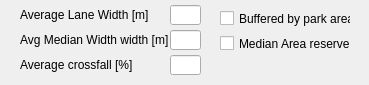
                  <widget class="QWidget" name="highway_info_wdg" native="true">
                   <property name="sizePolicy">
                    <sizepolicy hsizetype="Preferred" vsizetype="Preferred">
                     <horstretch>0</horstretch>
                     <verstretch>0</verstretch>
                    </sizepolicy>
                   </property>
                   <property name="minimumSize">
                    <size>
                     <width>369</width>
                     <height>85</height>
                    </size>
                   </property>
                   <property name="maximumSize">
                    <size>
                     <width>16777215</width>
                     <height>100</height>
                    </size>
                   </property>
                   <widget class="QLabel" name="w_highwaylane_lbl">
                    <property name="geometry">
                     <rect>
                      <x>20</x>
                      <y>5</y>
                      <width>140</width>
                      <height>20</height>
                     </rect>
                    </property>
                    <property name="text">
                     <string>Average Lane Width [m]</string>
                    </property>
                   </widget>
                   <widget class="QLineEdit" name="w_highwaylane_box">
                    <property name="geometry">
                     <rect>
                      <x>170</x>
                      <y>5</y>
                      <width>31</width>
                      <height>20</height>
                     </rect>
                    </property>
                    <property name="text">
                     <string/>
                    </property>
                   </widget>
                   <widget class="QLineEdit" name="highway_crossfall_box">
                    <property name="geometry">
                     <rect>
                      <x>170</x>
                      <y>55</y>
                      <width>31</width>
                      <height>20</height>
                     </rect>
                    </property>
                    <property name="text">
                     <string/>
                    </property>
                   </widget>
                   <widget class="QLabel" name="highway_crossfall_lbl">
                    <property name="geometry">
                     <rect>
                      <x>20</x>
                      <y>55</y>
                      <width>140</width>
                      <height>20</height>
                     </rect>
                    </property>
                    <property name="text">
                     <string>Average crossfall [%]</string>
                    </property>
                   </widget>
                   <widget class="QCheckBox" name="highway_buffer_check">
                    <property name="geometry">
                     <rect>
                      <x>220</x>
                      <y>10</y>
                      <width>131</width>
                      <height>17</height>
                     </rect>
                    </property>
                    <property name="whatsThis">
                     <string>Check this box to influence the likelihood of parks and highways in the neighbourhood being arranged alongside each other (results in higher likelihood of linear parks that run along highways, typical of Melbourne).</string>
                    </property>
                    <property name="text">
                     <string>Buffered by park area?</string>
                    </property>
                   </widget>
                   <widget class="QLineEdit" name="w_highwaymed_box">
                    <property name="geometry">
                     <rect>
                      <x>170</x>
                      <y>30</y>
                      <width>31</width>
                      <height>20</height>
                     </rect>
                    </property>
                    <property name="text">
                     <string/>
                    </property>
                   </widget>
                   <widget class="QLabel" name="w_highwaymed_lbl">
                    <property name="geometry">
                     <rect>
                      <x>20</x>
                      <y>30</y>
                      <width>151</width>
                      <height>20</height>
                     </rect>
                    </property>
                    <property name="text">
                     <string>Avg Median Width width [m]</string>
                    </property>
                   </widget>
                   <widget class="QCheckBox" name="w_highwaymed_nodev_check">
                    <property name="geometry">
                     <rect>
                      <x>220</x>
                      <y>35</y>
                      <width>131</width>
                      <height>17</height>
                     </rect>
                    </property>
                    <property name="whatsThis">
                     <string>If the median area cannot be developed at all, check this box to restrict any activity on this part of the infrastructure.</string>
                    </property>
                    <property name="text">
                     <string>Median Area reserved</string>
                    </property>
                   </widget>
                  </widget>
